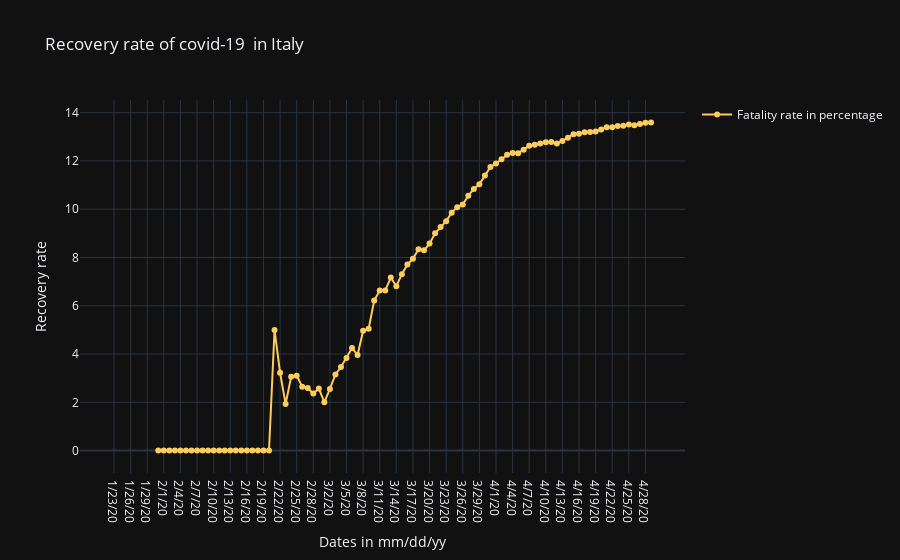

This figure's notebook cell:
### Code cell
fig_fatality.show()

### Figure 1 — Plotly figure (JSON) as saved in the notebook; plotly's stock layout.template omitted (floating-point values rounded to 4 significant figures)
{"data": [{"line": {"color": "#FECC5C"}, "mode": "lines+markers", "name": "Fatality rate in percentage", "type": "scatter", "x": ["1/23/20", "1/24/20", "1/25/20", "1/26/20", "1/27/20", "1/28/20", "1/29/20", "1/30/20", "1/31/20", "2/1/20", "2/2/20", "2/3/20", "2/4/20", "2/5/20", "2/6/20", "2/7/20", "2/8/20", "2/9/20", "2/10/20", "2/11/20", "2/12/20", "2/13/20", "2/14/20", "2/15/20", "2/16/20", "2/17/20", "2/18/20", "2/19/20", "2/20/20", "2/21/20", "2/22/20", "2/23/20", "2/24/20", "2/25/20", "2/26/20", "2/27/20", "2/28/20", "2/29/20", "3/1/20", "3/2/20", "3/3/20", "3/4/20", "3/5/20", "3/6/20", "3/7/20", "3/8/20", "3/9/20", "3/10/20", "3/11/20", "3/12/20", "3/13/20", "3/14/20", "3/15/20", "3/16/20", "3/17/20", "3/18/20", "3/19/20", "3/20/20", "3/21/20", "3/22/20", "3/23/20", "3/24/20", "3/25/20", "3/26/20", "3/27/20", "3/28/20", "3/29/20", "3/30/20", "3/31/20", "4/1/20", "4/2/20", "4/3/20", "4/4/20", "4/5/20", "4/6/20", "4/7/20", "4/8/20", "4/9/20", "4/10/20", "4/11/20", "4/12/20", "4/13/20", "4/14/20", "4/15/20", "4/16/20", "4/17/20", "4/18/20", "4/19/20", "4/20/20", "4/21/20", "4/22/20", "4/23/20", "4/24/20", "4/25/20", "4/26/20", "4/27/20", "4/28/20", "4/29/20"], "y": [null, null, null, null, null, null, null, null, 0, 0, 0, 0, 0, 0, 0, 0, 0, 0, 0, 0, 0, 0, 0, 0, 0, 0, 0, 0, 0, 5, 3.226, 1.935, 3.057, 3.106, 2.649, 2.595, 2.365, 2.571, 2.007, 2.554, 3.157, 3.464, 3.836, 4.249, 3.961, 4.963, 5.048, 6.217, 6.636, 6.636, 7.169, 6.811, 7.31, 7.713, 7.945, 8.339, 8.298, 8.575, 9.006, 9.26, 9.506, 9.859, 10.09, 10.19, 10.56, 10.84, 11.03, 11.39, 11.75, 11.9, 12.07, 12.25, 12.33, 12.32, 12.47, 12.63, 12.67, 12.73, 12.77, 12.79, 12.73, 12.83, 12.97, 13.11, 13.12, 13.19, 13.2, 13.22, 13.31, 13.4, 13.39, 13.45, 13.46, 13.51, 13.48, 13.53, 13.58, 13.6]}], "layout": {"showlegend": true, "title": {"text": "Recovery rate of covid-19  in Italy"}, "xaxis": {"title": {"text": "Dates in mm/dd/yy"}}, "yaxis": {"title": {"text": "Recovery rate"}}}}
